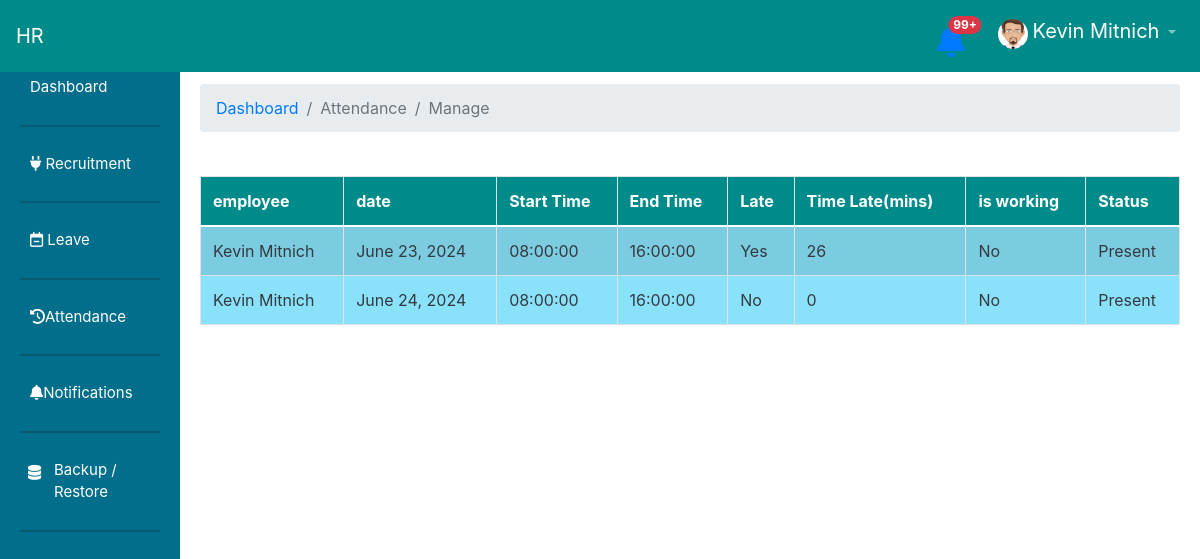
The page /dashboard/manage_attendance/ (signed in) on the database as committed earlier.
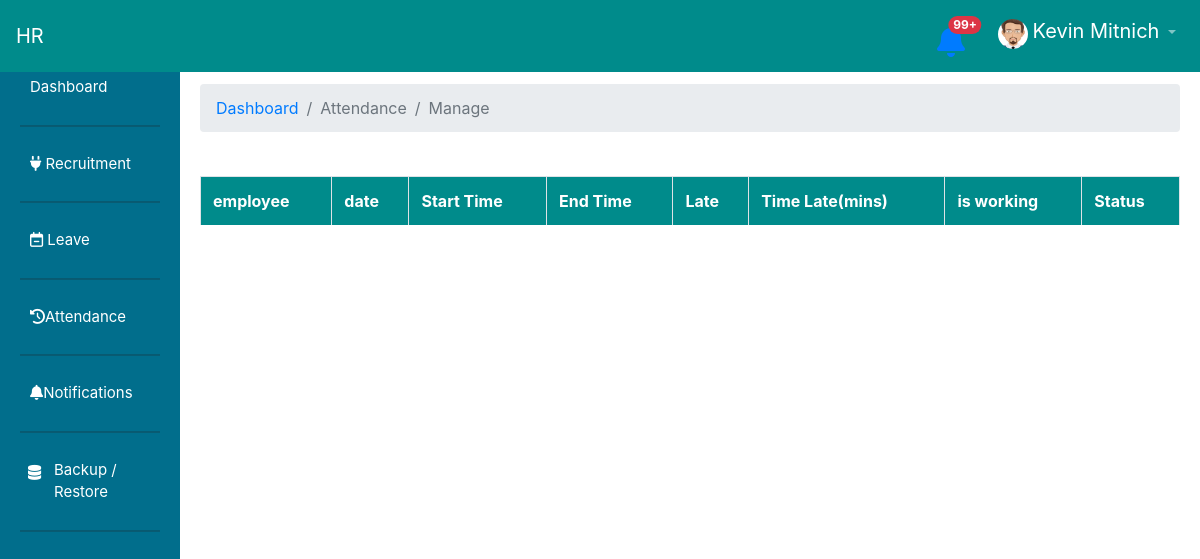
The same page on the database as committed later.
### profiles/models.py (models this page shows)
class StaffProfile(models.Model):
	user = models.OneToOneField(User, on_delete=models.CASCADE)
	job_title = models.CharField(max_length=100,null=True )
	department = models.CharField(max_length=6,null=True )
	salary = models.CharField(max_length=225,null=True )
	hire_date = models.DateTimeField(auto_now_add=True)
	phone = models.CharField(max_length=6,null=True )
	idnumber =  models.CharField(max_length=13,null=False )
	gender = models.CharField(max_length=6,null=False )
	age = models.CharField(max_length=6,null=False )
	dob = models.CharField(max_length=6,null=False )

class ProfileImage(models.Model):
	user = models.OneToOneField(User, on_delete=models.CASCADE)
	image = models.ImageField(upload_to='static/profiles/images/')
	uploaded_at = models.DateTimeField(auto_now_add=True)

class Attendance(models.Model):
	employee = models.ForeignKey(User, on_delete=models.CASCADE)
	shift = models.ForeignKey(Shift, on_delete=models.CASCADE)
	minutes = models.CharField(max_length=225,null=True )
	is_late = models.BooleanField(null=False, default=True)
	status = models.CharField(max_length=225,null=False )
	active = models.CharField(max_length=225,null=True, default="Inactive")
	date = models.DateField(auto_now_add=True)

class Shift(models.Model):
	employee = models.OneToOneField(User, on_delete=models.CASCADE)
	rate = models.CharField(max_length=100,null=True )
	start_time = models.CharField(max_length=225,null=False)
	end_time = models.CharField(max_length=225,null=False)
	working_hours = models.CharField(max_length=225,null=False)

### dashboard/views.py (the view)
# urls.py: path('manage_attendance/', views.manage_attendance, name="dashboard.manage_attendance"),
def manage_attendance(request):
	if request.user.is_authenticated:
		if request.user.is_staff:
			try:
				attendances = Attendance.objects.all()
				return render(request,'attendance.html',{'attendances':attendances})
			except Exception as e:
				return HttpResponse(f'view Attendance: {e}')
		else:
			return HttpResponse(f"<h1> Sever Error : Permission Denied </h1>")
	else:
		return redirect('render_auth_page')

### dashboard/templates/attendance.html (shortened to what this page needs)
{% extends 'dashboard_base.html' %}
{% block breadcrumbs %}
    <li class="breadcrumb-item active" aria-current="page">Attendance</li>
      <li class="breadcrumb-item active" aria-current="page"> Manage </li>
 {% endblock %}
{% block content %}
          <span class="d-flex justify-content-between">
          </span>
<div class="table-container">
          <table class="table table-bordered table-striped">
            <thead>
              <tr>
                <th>employee</th>
                <th>date</th>
                <th>Start Time</th>
                <th>End Time</th>
                <th>Late</th>
                <th>Time Late(mins)</th>
                <th>is working </th>
                <th>Status</th>
              </tr>
            </thead>
            <tbody>
            {% if  user.is_superuser and user.staffprofile.department == "ADMINISTRATOR" or user.is_superuser and user.staffprofile.department == "MANAGER" %}
            	{% for attendance in attendances %}
            	 <tr class="text-dark">
	               	<td>{{attendance.employee.first_name}} {{attendance.employee.last_name}}</td>
	               	<td>{{attendance.date}}</td>
	               	<td>{{attendance.shift.start_time}}</td>
	               	<td>{{attendance.shift.end_time}}</td>
	               	<td>{% if attendance.is_late %} Yes {% else %} No {% endif %}</td>
	               	<td>{{attendance.minutes}}</td>
	               	<td>{% if attendance.active == "Active" %}Yes{% else %}No{% endif %}</td>
	               	<td>{{attendance.status}}</td>
            	</tr>
            	{% endfor %}
            {% elif user.is_staff %}
            {% for attendance in user.attendance_set.all %}
             <tr class="text-dark">
               	<td>{{user.first_name}} {{user.last_name}}</td>
               	<td>{{attendance.date}}</td>
               	<td>{{attendance.shift.start_time}}</td>
               	<td>{{attendance.shift.end_time}}</td>
               	<td>{% if attendance.is_late %} Yes {% else %} No {% endif %}</td>
               	<td>{{attendance.minutes}}</td>
               	<td>{% if attendance.active == "Active" %}Yes{% else %}No{% endif %}</td>
               	<td>{{attendance.status}}</td>
            </tr>
            {% endfor %}
            {% endif %}
            </tbody>
          </table>
        </div>
{% endblock %}

### dashboard/templates/dashboard_base.html (shortened to what this page needs)
<!DOCTYPE html>
<html lang="en">
<head>
  <link href="https://cdn.jsdelivr.net/npm/bootstrap@5.0.2/dist/css/bootstrap.min.css" rel="stylesheet">
  <link href="https://stackpath.bootstrapcdn.com/bootstrap/4.5.2/css/bootstrap.min.css" rel="stylesheet">
  <link rel="stylesheet" href="https://cdnjs.cloudflare.com/ajax/libs/font-awesome/4.7.0/css/font-awesome.min.css">
  <link rel="stylesheet" href="https://cdnjs.cloudflare.com/ajax/libs/font-awesome/6.0.0-beta3/css/all.min.css">
    <link
        href=
"https://cdnjs.cloudflare.com/ajax/libs/bootstrap-datetimepicker/4.17.37/css/bootstrap-datetimepicker.min.css"
        rel="stylesheet">
 {% load static %}
</head>
<body>
  <nav class="navbar navbar-expand-lg navbar-dark ">
    <a class="navbar-brand" href="#">{{user.staffprofile.department}}</a>
    <div class="collapse navbar-collapse" id="navbarNav">
      <ul class="navbar-nav ml-auto">
        <li class="nav-item">
          <a class="nav-link" href="#">
            <a href="{% url 'dashboard.get_notifications'%}">
              <button type="button" class="btn btn-primaryn position-relative p-0 mr-4 mb-1">
               <i class="fas fa-bell fa-2x text-primary"  > </i>
                <span class="position-absolute top-0 start-100 translate-middle badge rounded-pill bg-danger ">
                  99+
                </span>
              </button>
            </a>
          </a>
        </li>
        <li class="nav-item dropdown">
          <a class="nav-link dropdown-toggle" href="#" id="navbarDropdown" role="button" data-toggle="dropdown" aria-haspopup="true" aria-expanded="false">
           {% if user.profileimage.image %}
            <img src="{{user.profileimage.image.url}}" class="rounded-circle" alt="..." style="width:30px;height: 30px;">
            {% else %}
            <img src="{% static 'dashboard/images/default_user.jpg' %}" class="rounded-circle" alt="..." style="width:30px;height: 30px;">
           {% endif %}
            <span class="text-white " style="font-size:20px;">{{user.first_name}} {{user.last_name}}</span>
          </a>
        </li>
      </ul>
    </div>
  </nav>
  <div class="sidebar">
    <h2 class="text-white">Dashboard</h2>
    <a href="#" data-toggle="collapse" data-target="#dashboardMenu" aria-expanded="false" aria-controls="dashboardMenu">
      Dashboard
    </a>
    <hr>
    <a href="#" data-toggle="collapse" data-target="#jobsMenu" aria-expanded="false" aria-controls="jobsMenu">
    <i class="fa fa-plug" aria-hidden="true"></i>  Recruitment
    </a>
    <hr>
    <a href="#" data-toggle="collapse" data-target="#settingsMenu" aria-expanded="false" aria-controls="settingsMenu">
     <i class="fa fa-calendar-minus-o" aria-hidden="true"></i>
 Leave
    </a>
    <hr>
    <a href="{% url 'dashboard.manage_attendance' %}">
      <i class="fa fa-history" aria-hidden="true"></i>Attendance
    </a>
    <hr>
    <a href="#" data-toggle="collapse" data-target="#notificationsMenu" aria-expanded="false" aria-controls="notificationsMenu">
      <i class="fas fa-bell"  > </i>Notifications {% if noty %}<span class="badge bg-danger">{{noty}}</span>{% endif %}
    </a>
    <hr>
     <i class="fa fa-database mt-3 ml-2 position-absolute text-white" aria-hidden="true"></i>
    <a href="{% url 'dashboard.backup_database' %}" class="ml-4">
      Backup / Restore
    </a>
    <hr>
  </div>
  <div class="main-content">
    <div class="content">
      <div id="defaultPage" style="margin-top: 40px;">
        <nav style="--bs-breadcrumb-divider: '>';" aria-label="breadcrumb">
          <ol class="breadcrumb">
            <li class="breadcrumb-item active"><a href=""> Dashboard</a></li>
            {% block breadcrumbs %}
            {% endblock %}
          </ol>
        </nav>
        {% block content %}{% endblock %}
      </div>
    </div>
  </div>
</body>
</html>

Rows that differ between the two databases and show on the page:
removed Attendance: {{ user.first_name }} "Kevin", {{ user.last_name }} "Mitnich", date "June 23, 2024", shift.start_time "08:00:00", shift.end_time "16:00:00", is_late "Yes", minutes "26", active "No", status "Present"
removed Attendance: {{ user.first_name }} "Kevin", {{ user.last_name }} "Mitnich", date "June 24, 2024", shift.start_time "08:00:00", shift.end_time "16:00:00", is_late "No", minutes "0", active "No", status "Present"
